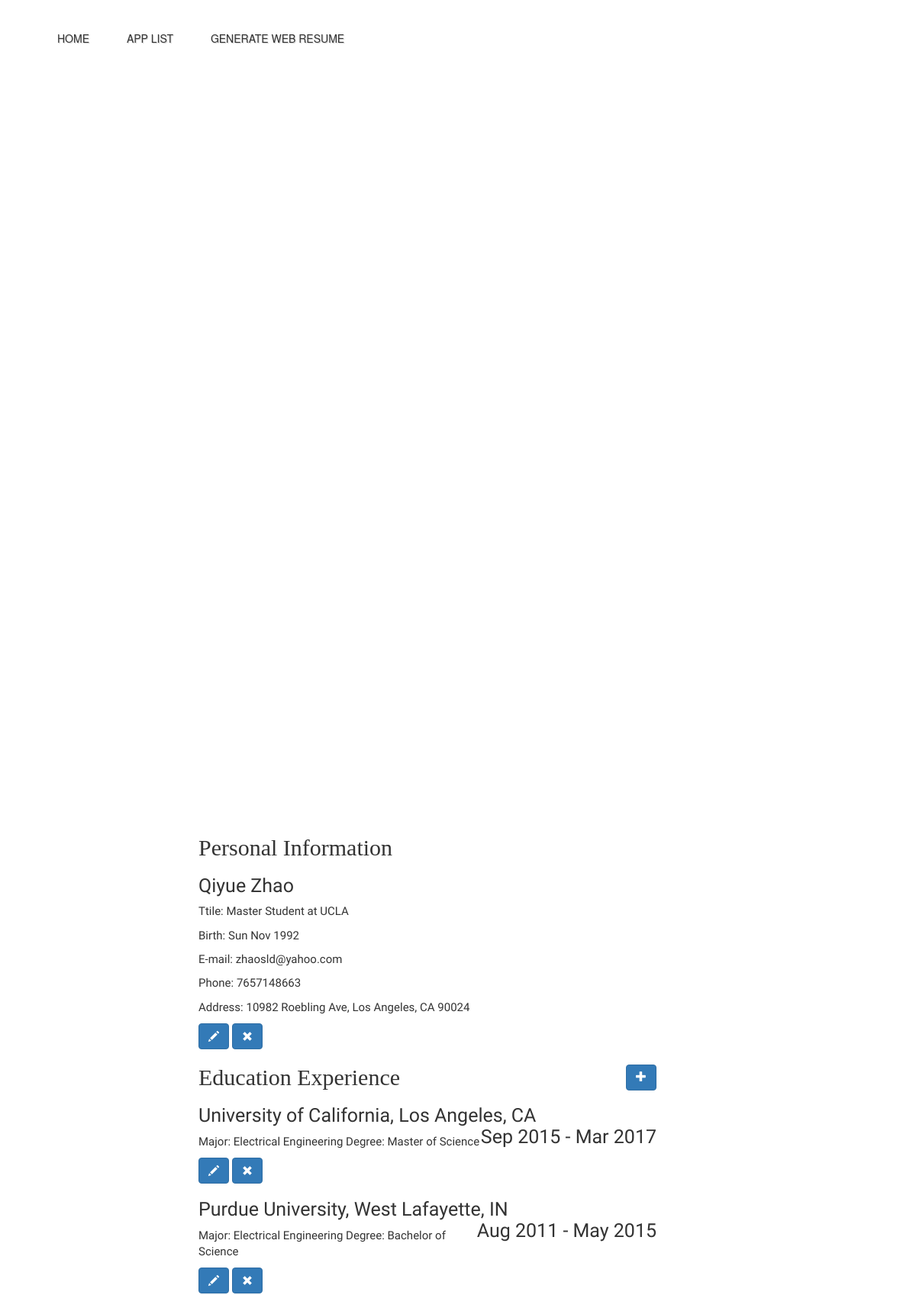
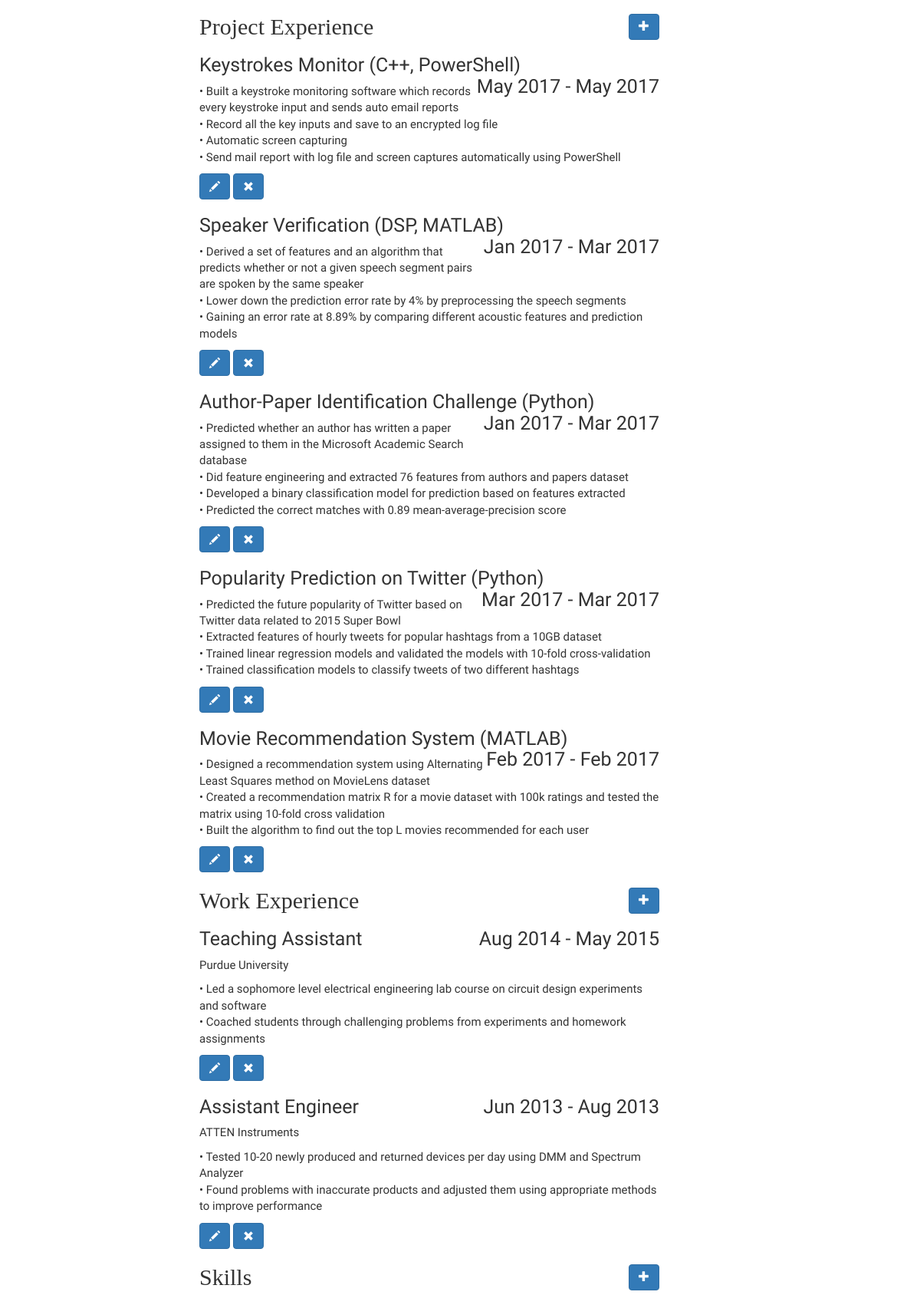
Page /resume/my_resume/ (signed in, upper part) on the committed database (2 pictures, top to bottom).
### myresume/models.py (models this page shows, shortened)
class res_basic(models.Model):
    user = models.OneToOneField('auth.User')
    first_name = models.CharField(max_length=150, verbose_name="First name")
    last_name = models.CharField(max_length=150, verbose_name="Last name")
    birthday = models.DateField(default = timezone.now)
    email = models.CharField(max_length=100,blank=True, null=True, verbose_name="email")
    phone = models.CharField(max_length=100,blank=True, null=True, verbose_name="phone")
    address = models.CharField(max_length=300, blank=True, null=True, verbose_name="address")
    city = models.CharField(max_length=50, blank=True, null=True, verbose_name="city")
    state = models.CharField(max_length=50, blank=True, null=True, verbose_name="state")
    zipcode = models.IntegerField(blank=True, null=True, verbose_name="zipcode")
    title = models.CharField(max_length=300, blank=True, null=True, verbose_name="title")
    def full_name(self):
        return " ".join([self.first_name, self.last_name])

class res_education(models.Model):
    user = models.ForeignKey('auth.User')
    education_name = models.CharField(max_length=150, verbose_name="school")
    degree = models.CharField(max_length=150,verbose_name="degree")
    major = models.CharField(max_length=150,blank=True, verbose_name="Major")
    start_date = models.DateField(default = timezone.now)
    end_date = models.DateField(default = timezone.now)

class res_project(models.Model):
    user = models.ForeignKey('auth.User')
    project_name = models.CharField(max_length=150, verbose_name="project name")
    start_date = models.DateField(default = timezone.now)
    end_date = models.DateField(default = timezone.now)
    description = models.TextField(verbose_name="project description")

class res_work(models.Model):
    user = models.ForeignKey('auth.User')
    work_title = models.CharField(max_length=150, verbose_name="title")
    company_name = models.CharField(max_length=150, verbose_name="company")
    start_date = models.DateField(default = timezone.now)
    end_date = models.DateField(default = timezone.now)
    description = models.TextField(verbose_name="project description")

### myresume/views.py (the view)
class ResumeListView(LoginRequiredMixin,ListView):
    template_name = 'myresume/my_resume.html'
    context_object_name = 'basic_info_list'
    queryset = res_basic.objects.all()
    def get_context_data(self, **kwargs):
        context = super(ResumeListView, self).get_context_data(**kwargs)
        context['basic_info_list'] = res_basic.objects.filter(user=self.request.user)
        context['education_list'] = res_education.objects.filter(user=self.request.user)
        context['project_list'] = res_project.objects.filter(user=self.request.user)
        context['work_list'] = res_work.objects.filter(user=self.request.user)
        context['skill_list'] = res_skill.objects.filter(user=self.request.user)
        context['award_list'] = res_award.objects.filter(user=self.request.user)
        return context

### myresume/templates/myresume/my_resume.html (shortened to what this page needs)
<!DOCTYPE html>
{% load staticfiles %}
<html>
<head>
  <link rel="stylesheet" href="https://maxcdn.bootstrapcdn.com/bootstrap/3.3.7/css/bootstrap.min.css">
  <link rel="stylesheet" href="{% static 'CSS/myresume.css' %}">
</head>
<body>
  <nav id="main-menu">
     <ul class="nav-bar">
          <li class="nav-button-home"><a href="{% url 'home' %}">Home</a></li>
          <li class="nav-button-services"><a href="{% url 'blog:apps_list' %}">App List</a></li>
          <li class="nav-button-products"><a href="{% url 'myresume:webresumepage' %}">Generate Web Resume</a></li>
     </ul>
</nav>
  <div id="wrap">
    <div>
      <h1 class="res_1">Personal Information
      </h1>
      {% for info in basic_info_list %}
      <div>
        <h2 class="res_2">{{ info.full_name }}</h2>
        <div class="res_3">
          <p>Ttile: {{ info.title}}</p>
          <p>Birth: {{ info.birthday|date:"D M Y"}}</p>
          <p>E-mail: {{info.email}}</p>
          <p>Phone: {{info.phone}}</p>
          <p>Address: {{info.address}}, {{info.city}}, {{info.state}} {{info.zipcode}}</p>
        </div>
      </div>
      <a class="btn btn-primary" href="{% url 'myresume:basic_edit' pk=info.pk %}"><span class="glyphicon glyphicon-pencil"></span></a>
      <a class="btn btn-primary" href="{% url 'myresume:basic_remove' pk=info.pk %}"><span class="glyphicon glyphicon-remove"></span></a>
      {% endfor %}
    </div>
    <div>
      <h1 class="res_1">Education Experience<a class="btn btn-primary right" href="{% url 'myresume:edu_new' %}"><span class="glyphicon glyphicon-plus"></span></a></h1>
      {% for info in education_list %}
        <h2 class="res_2">{{ info.education_name }}<p class="right">{{ info.start_date|date:"M Y"}} - {{ info.end_date|date:"M Y"}}</p></h2>
        <div class="res_3">
          <p>Major: {{info.major}} Degree: {{info.degree}}</p>
        </div>
      <a class="btn btn-primary" href="{% url 'myresume:edu_edit' pk=info.pk %}"><span class="glyphicon glyphicon-pencil"></span></a>
      <a class="btn btn-primary" href="{% url 'myresume:edu_remove' pk=info.pk %}"><span class="glyphicon glyphicon-remove"></span></a>
      {% endfor %}
    </div>
    <div>
      <h1 class="res_1">Project Experience<a class="btn btn-primary right" href="{% url 'myresume:pro_new' %}"><span class="glyphicon glyphicon-plus"></span></a></h1>
      {% for info in project_list %}
      <div>
        <h2 class="res_2">{{ info.project_name }}<p class="right">{{ info.start_date|date:"M Y"}} - {{ info.end_date|date:"M Y"}}</p></h2>
        <div class="res_3">
          <p>{{info.description|safe|linebreaksbr}}</p>
        </div>
      </div>
      <a class="btn btn-primary" href="{% url 'myresume:pro_edit' pk=info.pk %}"><span class="glyphicon glyphicon-pencil"></span></a>
      <a class="btn btn-primary" href="{% url 'myresume:pro_remove' pk=info.pk %}"><span class="glyphicon glyphicon-remove"></span></a>
      {% endfor %}
    </div>
    <div>
      <h1 class="res_1">Work Experience<a class="btn btn-primary right" href="{% url 'myresume:work_new' %}"><span class="glyphicon glyphicon-plus"></span></a></h1>
      {% for info in work_list %}
      <div>
        <h2 class="res_2">{{ info.work_title }} <p class="right">{{ info.start_date|date:"M Y"}} - {{ info.end_date|date:"M Y"}}</p></h2>
        <div class="res_3">
          <p>{{info.company_name}}</p>
          <p>{{info.description|safe|linebreaksbr}}</p>
        </div>
      </div>
      <a class="btn btn-primary" href="{% url 'myresume:work_edit' pk=info.pk %}"><span class="glyphicon glyphicon-pencil"></span></a>
      <a class="btn btn-primary" href="{% url 'myresume:work_remove' pk=info.pk %}"><span class="glyphicon glyphicon-remove"></span></a>
      {% endfor %}
    </div>
    <div>
      <h1 class="res_1">Skills<a class="btn btn-primary right" href="{% url 'myresume:skill_new' %}"><span class="glyphicon glyphicon-plus"></span></a></h1>
  </div>
</div>
</body>
</html>

### myresume/static/CSS/myresume.css (style rules this page uses)
#wrap { width: 50%; height:200px; position: absolute; left: 30%; margin-left: -100px; top:30%; margin-top: -100px; }
#main-menu .nav-bar { list-style:none; margin-top: 40px; }
#main-menu .nav-bar li { display:inline; padding:0 10px; }
#main-menu .nav-bar li a { text-decoration: none; padding-left: 25px; text-transform: uppercase; color: #333; text-shadow: 1px 1px 1px #ccc; }
.nav-bar .nav-button-home a { background:url("https://www.cheesetoast.co.uk/cheesepress/wp-content/uploads/2012/08/home.gif") no-repeat 0px -2px transparent; }
.nav-bar .nav-button-services a { background:url("https://www.cheesetoast.co.uk/cheesepress/wp-content/uploads/2012/08/services.gif") no-repeat 0px -2px transparent; }
.nav-bar .nav-button-products a { background:url("https://www.cheesetoast.co.uk/cheesepress/wp-content/uploads/2012/08/products.gif") no-repeat 0px -2px transparent; }
.res_1 { font-family: 'Spectral', serif; font-size: 30px; }
.res_2 { font-family: 'Oxygen', sans-serif; font-size: 25px; }
.res_3 { font-family: 'Oxygen', sans-serif; font-size: 15px; }
.right { float: right; }

### rows in the picture
res_basic: full_name "Qiyue Zhao", title "Master Student at UCLA", birthday "Sun Nov 1992", email "zhaosld@yahoo.com", phone "7657148663", address "10982 Roebling Ave", city "Los Angeles", state "CA", zipcode "90024"
res_education: education_name "University of California, Los Angeles, CA", start_date "Sep 2015", end_date "Mar 2017", major "Electrical Engineering", degree "Master of Science"
res_education: education_name "Purdue University, West Lafayette, IN", start_date "Aug 2011", end_date "May 2015", major "Electrical Engineering", degree "Bachelor of Science"
res_project: project_name "Keystrokes Monitor (C++, PowerShell)", start_date "May 2017", end_date "May 2017", description "• Built a keystroke monitoring software which records every keystroke input and sends auto email reports • Record all the key inputs and save to an encrypted log file • Automatic screen capturing • Send mail report with log file and screen captures automatically using PowerShell"
res_project: project_name "Speaker Verification (DSP, MATLAB)", start_date "Jan 2017", end_date "Mar 2017", description "• Derived a set of features and an algorithm that predicts whether or not a given speech segment pairs are spoken by the same speaker • Lower down the prediction error rate by 4% by preprocessing the speech segments • Gaining an error rate at 8.89% by comparing different acoustic features and prediction models"
res_project: project_name "Author-Paper Identification Challenge (Python)", start_date "Jan 2017", end_date "Mar 2017", description "• Predicted whether an author has written a paper assigned to them in the Microsoft Academic Search database • Did feature engineering and extracted 76 features from authors and papers dataset • Developed a binary classification model for prediction based on features extracted • Predicted the correct matches with 0.89 mean-average-precision score"
res_project: project_name "Popularity Prediction on Twitter (Python)", start_date "Mar 2017", end_date "Mar 2017", description "• Predicted the future popularity of Twitter based on Twitter data related to 2015 Super Bowl • Extracted features of hourly tweets for popular hashtags from a 10GB dataset • Trained linear regression models and validated the models with 10-fold cross-validation • Trained classification models to classify tweets of two different hashtags"
res_project: project_name "Movie Recommendation System (MATLAB)", start_date "Feb 2017", end_date "Feb 2017", description "• Designed a recommendation system using Alternating Least Squares method on MovieLens dataset • Created a recommendation matrix R for a movie dataset with 100k ratings and tested the matrix using 10-fold cross validation • Built the algorithm to find out the top L movies recommended for each user"
res_work: work_title "Teaching Assistant", start_date "Aug 2014", end_date "May 2015", company_name "Purdue University", description "• Led a sophomore level electrical engineering lab course on circuit design experiments and software • Coached students through challenging problems from experiments and homework assignments"
res_work: work_title "Assistant Engineer", start_date "Jun 2013", end_date "Aug 2013", company_name "ATTEN Instruments", description "• Tested 10-20 newly produced and returned devices per day using DMM and Spectrum Analyzer • Found problems with inaccurate products and adjusted them using appropriate methods to improve performance"
